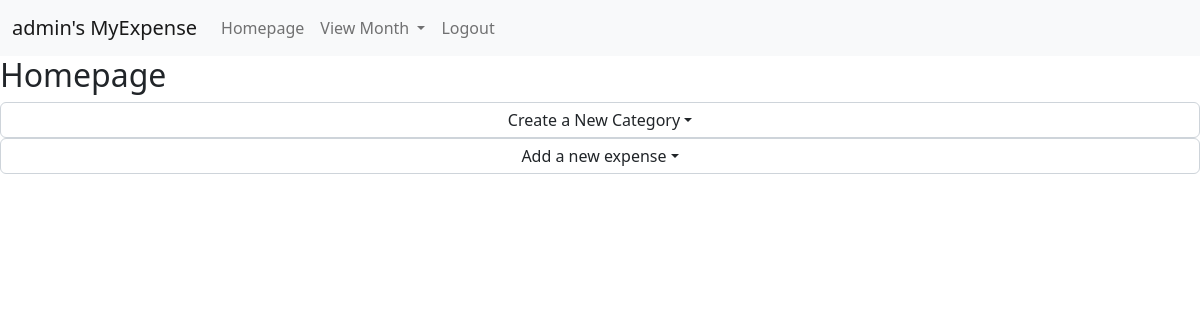
/ (signed in), run on an earlier commit of the app's database.
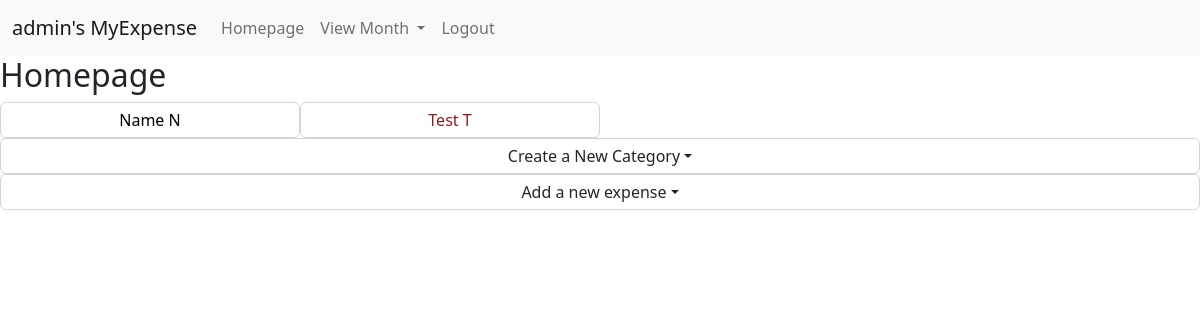
And on a later commit of the database.
### expense/models.py (models this page shows, shortened)
class Category(models.Model):
    user = models.ForeignKey(User, on_delete=models.CASCADE, related_name="userCategories", default=None)
    name = models.CharField(max_length=255, default=None)
    initial = models.CharField(max_length=1, validators=[MinLengthValidator(1, 'There must be a one letter initial')], default=None)
    color = models.CharField(max_length=7, default=None)

### expense/views.py (the view)
# urls.py: path("", views.index, name="index"),
def index(request):
    if request.user.is_authenticated:
        return render(request, "expense/index.html", {
            "categories": Category.objects.filter(user=request.user).order_by("name")
        })

### expense/templates/expense/index.html (shortened to what this page needs)
{% extends "expense/layout.html" %}
{% block body %}
    <h2>Homepage</h2>
    {% for category in categories %}
        <div>
            <form data-category_id={{category.id}}>
                <button class="form-group form-control category" id="update-category" data-bs-toggle="dropdown" style="color: {{category.color}}">{{ category.name }} {{ category.initial }}</button>
            </form>
        </div>
    {% endfor%}
    <form action="{% url 'create_category' %}" method="post">
        <button class="form-group form-control dropdown-toggle" data-bs-toggle="dropdown">Create a New Category</button>
    </form>
    <form action="{% url 'add_expense' %}" method="post">
        <button class="form-group form-control dropdown-toggle" data-bs-toggle="dropdown">Add a new expense</button>
    </form>
    <div id="donutchart" style="width: 900px; height: 500px;"></div>
{% endblock %}

What changed in the data, as far as the page shows it:
added Category: name "Name", initial "N"
added Category: name "Test", initial "T"
